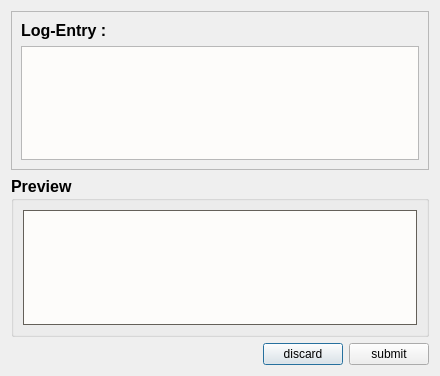
<?xml version="1.0" encoding="UTF-8"?>
<ui version="4.0">
 <class>changelogDialog</class>
 <widget class="QDialog" name="changelogDialog">
  <property name="geometry">
   <rect>
    <x>0</x>
    <y>0</y>
    <width>440</width>
    <height>376</height>
   </rect>
  </property>
  <property name="windowTitle">
   <string>Change-Log</string>
  </property>
  <layout class="QGridLayout" name="gridLayout_4">
   <item row="0" column="0">
    <widget class="QFrame" name="frame">
     <property name="palette">
      <palette>
       <active>
        <colorrole role="Base">
         <brush brushstyle="SolidPattern">
          <color alpha="255">
           <red>253</red>
           <green>252</green>
           <blue>250</blue>
          </color>
         </brush>
        </colorrole>
       </active>
       <inactive>
        <colorrole role="Base">
         <brush brushstyle="SolidPattern">
          <color alpha="255">
           <red>253</red>
           <green>252</green>
           <blue>250</blue>
          </color>
         </brush>
        </colorrole>
       </inactive>
       <disabled>
        <colorrole role="Base">
         <brush brushstyle="SolidPattern">
          <color alpha="255">
           <red>134</red>
           <green>129</green>
           <blue>120</blue>
          </color>
         </brush>
        </colorrole>
       </disabled>
      </palette>
     </property>
     <property name="frameShape">
      <enum>QFrame::StyledPanel</enum>
     </property>
     <property name="frameShadow">
      <enum>QFrame::Raised</enum>
     </property>
     <layout class="QGridLayout" name="gridLayout_3">
      <item row="0" column="0">
       <layout class="QGridLayout" name="gridLayout_2">
        <item row="0" column="0">
         <widget class="QLabel" name="headerLabel">
          <property name="font">
           <font>
            <pointsize>12</pointsize>
            <weight>75</weight>
            <bold>true</bold>
           </font>
          </property>
          <property name="text">
           <string>Log-Entry : </string>
          </property>
         </widget>
        </item>
        <item row="1" column="0">
         <widget class="QPlainTextEdit" name="logPlainTextEdit"/>
        </item>
       </layout>
      </item>
     </layout>
    </widget>
   </item>
   <item row="1" column="0">
    <widget class="QGroupBox" name="previewGroupBox">
     <property name="palette">
      <palette>
       <active>
        <colorrole role="Base">
         <brush brushstyle="SolidPattern">
          <color alpha="255">
           <red>253</red>
           <green>252</green>
           <blue>250</blue>
          </color>
         </brush>
        </colorrole>
        <colorrole role="Window">
         <brush brushstyle="SolidPattern">
          <color alpha="255">
           <red>130</red>
           <green>125</green>
           <blue>116</blue>
          </color>
         </brush>
        </colorrole>
       </active>
       <inactive>
        <colorrole role="Base">
         <brush brushstyle="SolidPattern">
          <color alpha="255">
           <red>253</red>
           <green>252</green>
           <blue>250</blue>
          </color>
         </brush>
        </colorrole>
        <colorrole role="Window">
         <brush brushstyle="SolidPattern">
          <color alpha="255">
           <red>130</red>
           <green>125</green>
           <blue>116</blue>
          </color>
         </brush>
        </colorrole>
       </inactive>
       <disabled>
        <colorrole role="Base">
         <brush brushstyle="SolidPattern">
          <color alpha="255">
           <red>130</red>
           <green>125</green>
           <blue>116</blue>
          </color>
         </brush>
        </colorrole>
        <colorrole role="Window">
         <brush brushstyle="SolidPattern">
          <color alpha="255">
           <red>130</red>
           <green>125</green>
           <blue>116</blue>
          </color>
         </brush>
        </colorrole>
       </disabled>
      </palette>
     </property>
     <property name="font">
      <font>
       <pointsize>12</pointsize>
       <weight>75</weight>
       <bold>true</bold>
      </font>
     </property>
     <property name="title">
      <string>Preview</string>
     </property>
     <layout class="QGridLayout" name="gridLayout">
      <item row="0" column="0">
       <widget class="QPlainTextEdit" name="previewPlainTextEdit">
        <property name="font">
         <font>
          <pointsize>10</pointsize>
          <weight>50</weight>
          <bold>false</bold>
         </font>
        </property>
        <property name="readOnly">
         <bool>true</bool>
        </property>
       </widget>
      </item>
     </layout>
    </widget>
   </item>
   <item row="2" column="0">
    <layout class="QHBoxLayout" name="horizontalLayout">
     <item>
      <spacer name="horizontalSpacer">
       <property name="orientation">
        <enum>Qt::Horizontal</enum>
       </property>
       <property name="sizeHint" stdset="0">
        <size>
         <width>40</width>
         <height>20</height>
        </size>
       </property>
      </spacer>
     </item>
     <item>
      <widget class="QPushButton" name="discardButton">
       <property name="text">
        <string>discard</string>
       </property>
      </widget>
     </item>
     <item>
      <widget class="QPushButton" name="submitButton">
       <property name="text">
        <string>submit</string>
       </property>
      </widget>
     </item>
    </layout>
   </item>
  </layout>
 </widget>
 <tabstops>
  <tabstop>submitButton</tabstop>
  <tabstop>discardButton</tabstop>
  <tabstop>previewPlainTextEdit</tabstop>
 </tabstops>
 <resources/>
 <connections>
  <connection>
   <sender>submitButton</sender>
   <signal>clicked()</signal>
   <receiver>changelogDialog</receiver>
   <slot>slot_submitButtonClicked()</slot>
   <hints>
    <hint type="sourcelabel">
     <x>434</x>
     <y>370</y>
    </hint>
    <hint type="destinationlabel">
     <x>402</x>
     <y>375</y>
    </hint>
   </hints>
  </connection>
  <connection>
   <sender>discardButton</sender>
   <signal>clicked()</signal>
   <receiver>changelogDialog</receiver>
   <slot>slot_discardButtonClicked()</slot>
   <hints>
    <hint type="sourcelabel">
     <x>359</x>
     <y>370</y>
    </hint>
    <hint type="destinationlabel">
     <x>234</x>
     <y>375</y>
    </hint>
   </hints>
  </connection>
  <connection>
   <sender>logPlainTextEdit</sender>
   <signal>textChanged()</signal>
   <receiver>changelogDialog</receiver>
   <slot>slot_contentChanged()</slot>
   <hints>
    <hint type="sourcelabel">
     <x>393</x>
     <y>99</y>
    </hint>
    <hint type="destinationlabel">
     <x>438</x>
     <y>98</y>
    </hint>
   </hints>
  </connection>
 </connections>
 <slots>
  <slot>slot_contentChanged()</slot>
  <slot>slot_submitButtonClicked()</slot>
  <slot>slot_discardButtonClicked()</slot>
 </slots>
</ui>
